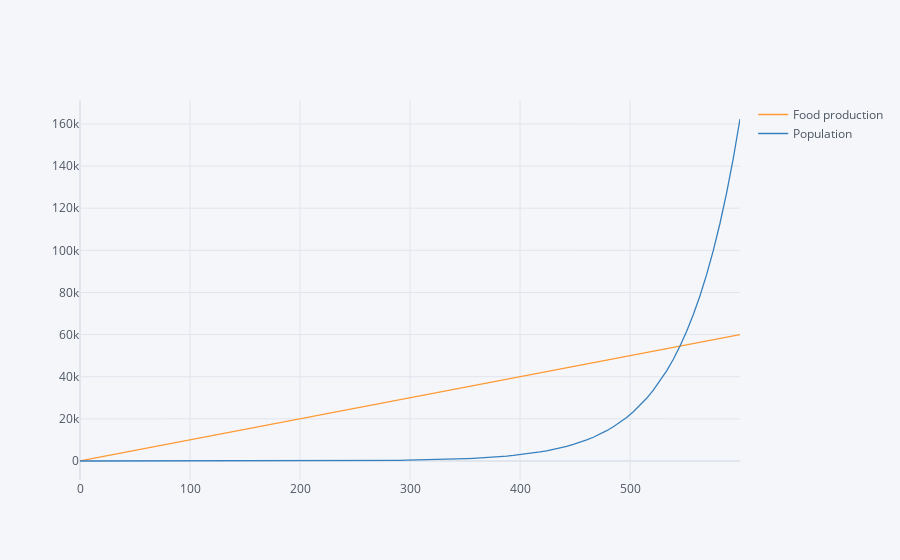

The notebook cell this image was saved under:
### Markdown cell above
Malthus&rsquo; argument boils down to a mathematical assertion: that
    population grows at an exponential rate, while food production
    increases only linearly.  We might write this as
    $$
       \mbox{Population}_t = \mbox{Population}_0e^{rt},
    $$
    where $r$ is the rate of population growth, and $t$ is the number
    of years that have passed; and
   $$
       \mbox{Food}_t = \mbox{Food}_0 + mt.
    $$
    If we lack a &ldquo;slight acquaintance&rdquo; with numbers a graph makes the
    point:

### Code cell
import numpy as np
import pandas as pd
from scipy.optimize import newton
import cufflinks as cf
cf.go_offline()

# Play with these constants
## for exponential
P0 = 1
r = 0.02  # Rate of population growth

## for line
F0 = 10
m = 100

def food_production(t,m=m):
    return F0+m*t

def population(t,r=r):
    return P0*np.exp(r*t)

def choose_xaxis(r,m,x0=10):
    """
    Find a range of x so that curves intersect
    """
    tstar = -1
    try:
        while tstar <= 0:
            tstar = newton(lambda t: food_production(t,m) - population(t,r),x0,maxiter=1000)
            x0 = x0*10
        return np.linspace(0,tstar*1.1,100)
    except RuntimeError: # Failed to find root
        return np.linspace(0,1000,100)

T = choose_xaxis(r,m)

df = pd.DataFrame({'Time': T,
                   'Food production':[food_production(t) for t in T],
                   'Population':[population(t) for t in T]}).set_index('Time')

df.iplot()
